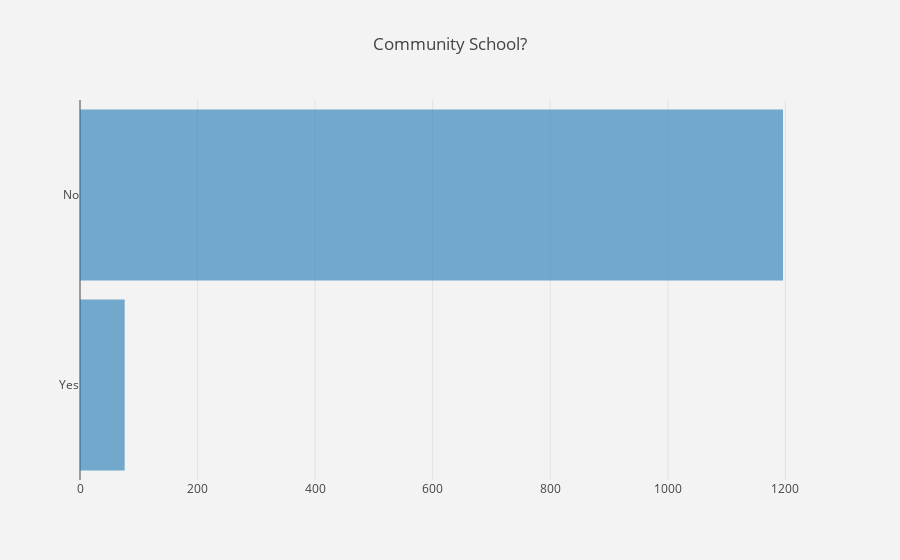

The code cell stored with this chart in its notebook:
### Markdown cell above
<h2>Community College or Not</h2>
How many colleges from the given dataset are Community colleges?

### Code cell
sch_cmnty = data_chart(schl_df, 'Community School?', 'cat')
sch_cmnty.plot()

### Figure 1 — Plotly figure (JSON) as saved in the notebook; plotly's stock layout.template omitted (floating-point values rounded to 4 significant figures)
{"data": [{"hovertext": ["5.97%", "94.03%"], "opacity": 0.6, "orientation": "h", "type": "bar", "width": 0.9, "x": [76, 1196], "y": ["Yes", "No"]}], "layout": {"autosize": true, "paper_bgcolor": "rgb(243, 243, 243)", "plot_bgcolor": "rgb(243, 243, 243)", "title": "Community School?"}}
